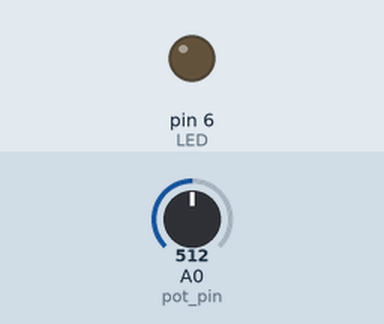
This sketch was run on a simulated Arduino Uno, built with avr-gcc and run on an emulated ATmega328P. Parts: output pins drawn as LEDs (lit = HIGH). Inputs (shaded band) come from the test bench; at power-on: A0 (pot_pin) = 512.

Above: at 1.2 s.
1.3 s: A0 (pot_pin) set to 716
At 2.5 s:
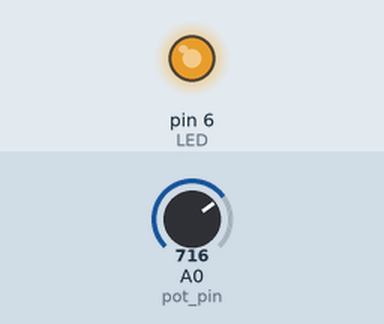
2.8 s: A0 (pot_pin) set to 755
At 4.0 s:
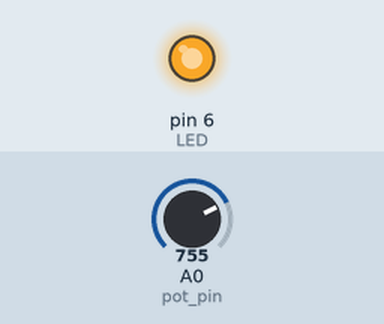
4.3 s: A0 (pot_pin) set to 768
At 5.0 s:
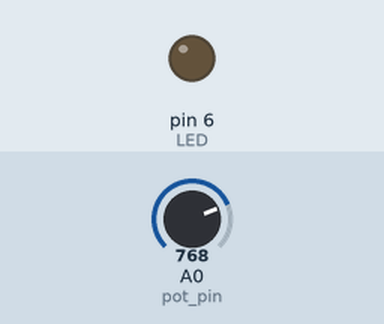
5.8 s: A0 (pot_pin) set to 900
At 6.4 s:
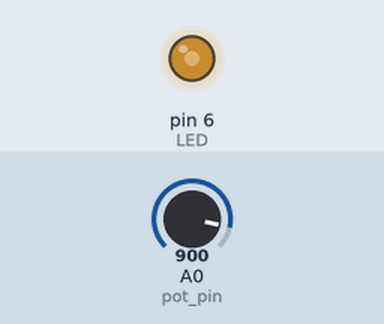
7.3 s: A0 (pot_pin) set to 306
At 8.5 s:
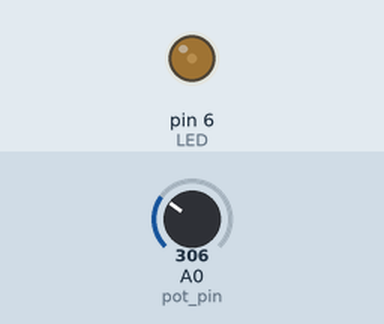
8.8 s: A0 (pot_pin) set to 0
At 9.6 s:
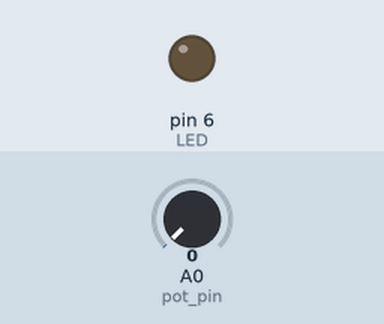
Timing chart, 0 to 11.3 s (numbered marks = the images above; inputs shaded):
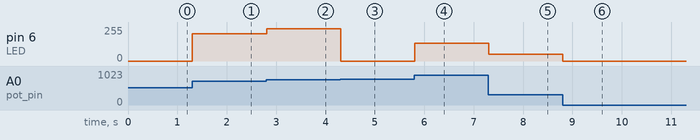

Measured:
- the behaviour switches between 767 and 768 on A0 (pot_pin) (found by bisection; images 2 and 3)
- after the input at 1.3 s, pin 6 (LED): 0/255 → 204/255 at once
- after the input at 2.8 s, pin 6 (LED): 204/255 → 243/255 at once
- after the input at 4.3 s, pin 6 (LED): 243/255 → 0/255 at once
- after the input at 5.8 s, pin 6 (LED): 0/255 → 132/255 at once
- after the input at 7.3 s, pin 6 (LED): 132/255 → 50/255 at once
- after the input at 8.8 s, pin 6 (LED): 50/255 → 0/255 at once

The sketch:

Esmaecer_LED_com_Potenci_metro.ino
```cpp
//////////////////
//   EDIVÂNIA   //
//     UFPI     //
//   27/01/23   //
//////////////////

#define LED 6
#define pot_pin A0
int valor_pot_pin;

void setup()
{
  pinMode(LED, OUTPUT);
  pinMode(pot_pin, INPUT);
}

void loop()
{
  valor_pot_pin = analogRead(pot_pin);

  map(valor_pot_pin, 0, 1023, 0, 255);

  analogWrite(LED, valor_pot_pin);

  delay(10);
}
```
